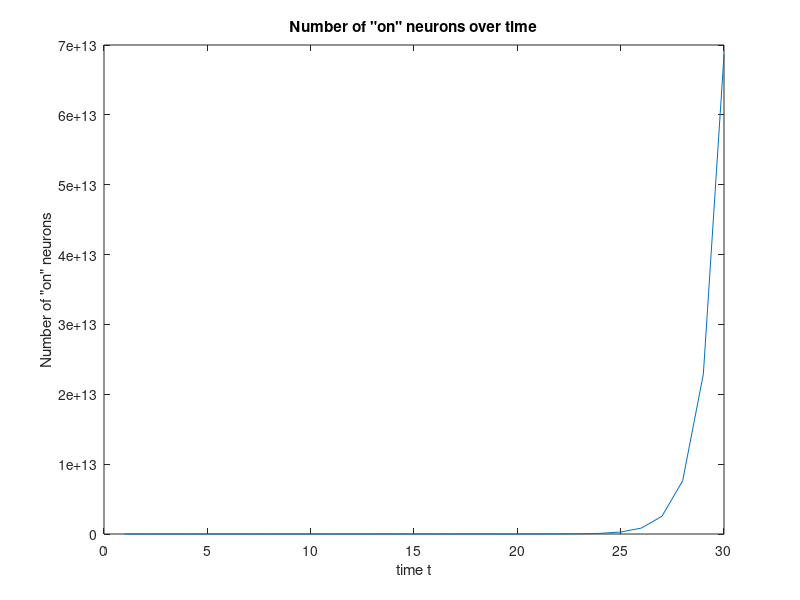

MATLAB code for this plot:
number_on = 1;
for t=2:30
    number_on(t) = 3 * number_on(t - 1);
end

figure
plot(number_on)
title('Number of "on" neurons over time')
xlabel('time t')
ylabel('Number of "on" neurons')